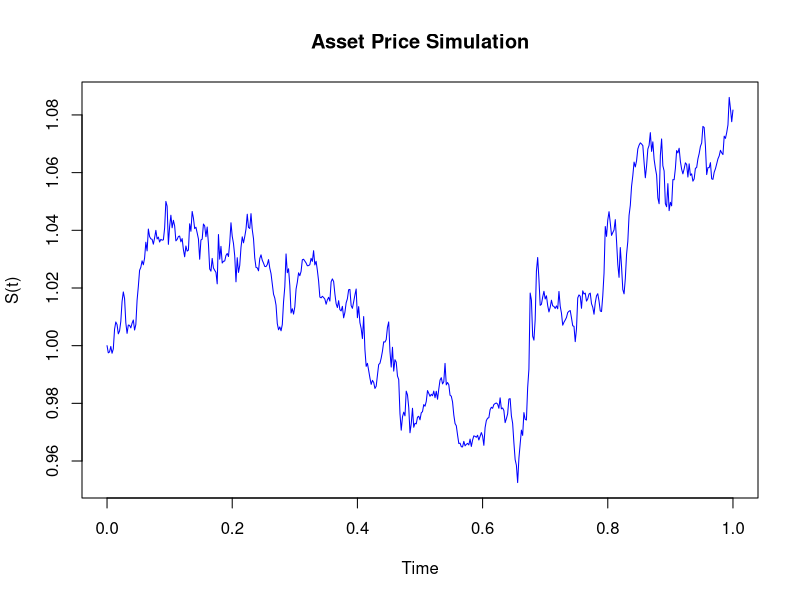

This chart was generated by the following R code: (Note: this script raises an error after producing the figure.)
set.seed(123)

T <- 1
N <- 500
dt <- T / N
t <- seq(0, T, length.out = N + 1)

# True parameters for simulation
true_params <- list(
  beta0 = 0.04,
  beta1 = -0.1,
  beta2 = 0.6,
  theta1 = 0.43,
  theta2 = 0.21,
  lambda10 = 80,
  lambda11 = 10,
  lambda20 = 40,
  lambda21 = 3
)

# Initialize vectors
S <- numeric(N + 1)
R10 <- numeric(N + 1)
R11 <- numeric(N + 1)
R20 <- numeric(N + 1)
R21 <- numeric(N + 1)
sigma_t <- numeric(N)

# Initial values
S[1] <- 1
R10[1] <- -0.10392006
R11[1] <- 0.05214729
R20[1] <- 0.00655017
R21[1] <- 0.01580152

# Simulation
for (i in 1:N) {
  R1t <- (1 - true_params$theta1) * R10[i] + true_params$theta1 * R11[i]
  R2t <- (1 - true_params$theta2) * R20[i] + true_params$theta2 * R21[i]
  sigma_t[i] <- true_params$beta0 + true_params$beta1 * R1t + true_params$beta2 * sqrt(max(R2t, 0))
  dW1 <- rnorm(1, mean = 0, sd = sqrt(dt))
  dW2 <- rnorm(1, mean = 0, sd = sqrt(dt))
  dW3 <- rnorm(1, mean = 0, sd = sqrt(dt))
  S[i + 1] <- S[i] * exp(-0.5 * sigma_t[i]^2 * dt + sigma_t[i] * dW1)
  R10[i + 1] <- R10[i] + true_params$lambda10 * (-R10[i]) * dt + true_params$lambda10 * sigma_t[i] * dW2
  R11[i + 1] <- R11[i] + true_params$lambda11 * (-R11[i]) * dt + true_params$lambda11 * sigma_t[i] * dW3
  R20[i + 1] <- R20[i] + true_params$lambda20 * (sigma_t[i]^2 - R20[i]) * dt
  R21[i + 1] <- R21[i] + true_params$lambda21 * (sigma_t[i]^2 - R21[i]) * dt
}
plot(t, S, type = 'l', col = 'blue', main = 'Asset Price Simulation', xlab = 'Time', ylab = 'S(t)')


R1t <- (1 - true_params$theta1) * R10 + true_params$theta1 * R11
R2t <- (1 - true_params$theta2) * R20 + true_params$theta2 * R21

X <- cbind(S, R1t, R10, R2t, R20)

# Negative log-likelihood function
neg_log_likelihood <- function(params) {
  beta0 <- params[1]
  beta1 <- params[2]
  beta2 <- params[3]
  theta1 <- params[4]
  theta2 <- params[5]
  lambda10 <- params[6]
  lambda11 <- params[7]
  lambda20 <- params[8]
  lambda21 <- params[9]
  ll <- 0
  for (k in 1:N) {
    S_k <- X[k, 1]
    R1tk <- X[k, 2]
    R10k <- X[k, 3]
    R2tk <- X[k, 4]
    R20k <- X[k, 5]
    R11k <- (R1tk - (1 - theta1) * R10k) / theta1
    sqrt_term <- sqrt(pmax(R2tk, 0))
    beta_term <- beta0 + beta1 * R1tk + beta2 * sqrt_term
    Fk <- c(
      0,
      - (1 - theta1) * lambda10 * R10k - theta1 * lambda11 * R11k,
      - lambda10 * R10k
    )
    Sigmak <- matrix(0, nrow = 5, ncol = 5)
    Sigmak[1, 1] <- beta_term * S_k
    Sigmak[2, 2] <- ((1 - theta1) * lambda10 + theta1 * lambda11) * beta_term
    Sigmak[3, 3] <- lambda10 * beta_term
    diff <- X[k + 1, 1:3] - X[k, 1:3] - dt * Fk
    SigmaSigmaT <- dt * Sigmak %*% t(Sigmak)
    epsilon <- 1e-8 
    SigmaSigmaT_reg <- SigmaSigmaT + epsilon * diag(nrow(SigmaSigmaT))
    inv_Sigma <- solve(SigmaSigmaT_reg)
    det_val <- det(SigmaSigmaT_reg)
    ll <- ll + t(diff) %*% inv_Sigma[1:3,1:3] %*% diff + log(det_val)
  }
  return(as.numeric(ll))
}

init_guess <- c(0.02,-0.12,0.55,0.4,0.1,70,5,30,1)
lower_bounds <- c(0.02,-0.12,0.55,0.4,0.1,70,5,30,1)
upper_bounds <- c(0.05,-0.08,0.70,0.5,0.3,100,15,50,4)

fit <- optim(par = init_guess, fn = neg_log_likelihood, method = "L-BFGS-B",
             lower = lower_bounds, upper = upper_bounds)

fit$par
fit$value

neg_log_likelihood <- function(params) {
  beta0 <- params[1]
  beta1 <- params[2]
  beta2 <- params[3]
  theta1 <- 0.43
  theta2 <- 0.21
  lambda10 <- 80
  lambda11 <- 10
  lambda20 <- 40
  lambda21 <- 3
  ll <- 0
  for (k in 1:N) {
    S_k <- X[k, 1]
    R1tk <- X[k, 2]
    R10k <- X[k, 3]
    R2tk <- X[k, 4]
    R20k <- X[k, 5]
    R11k <- (R1tk - (1 - theta1) * R10k) / theta1
    sqrt_term <- sqrt(pmax(R2tk, 0))
    beta_term <- beta0 + beta1 * R1tk + beta2 * sqrt_term
    Fk <- c(
      0,
      - (1 - theta1) * lambda10 * R10k - theta1 * lambda11 * R11k,
      - lambda10 * R10k
    )
    Sigmak <- matrix(0, nrow = 3, ncol = 3)
    Sigmak[1, 1] <- beta_term * S_k
    Sigmak[2, 2] <- ((1 - theta1) * lambda10 + theta1 * lambda11) * beta_term
    Sigmak[3, 3] <- lambda10 * beta_term
    diff <- X[k + 1, 1:3] - X[k, 1:3] - dt * Fk
    SigmaSigmaT <- dt * Sigmak %*% t(Sigmak)
    inv_Sigma <- solve(SigmaSigmaT)
    det_val <- det(SigmaSigmaT)
    ll <- ll + t(diff) %*% inv_Sigma[1:3,1:3] %*% diff + log(det_val)
  }
  return(as.numeric(ll))
}

neg_log_likelihood(true_params$beta2)
neg_log_likelihood_vec<-Vectorize(neg_log_likelihood)
beta0_test<-seq(0.55,0.65,by=0.001)
plot(beta0_test,neg_log_likelihood_vec(beta0_test))

neg_log_likelihood_vec(beta0_test)


init_guess <- c(0.03,-0.08,0.55)
lower_bounds <- c(0.03,-0.12,0.55)
upper_bounds <- c(0.05,-0.08,0.70)

fit <- optim(par = init_guess, fn = neg_log_likelihood, method = "L-BFGS-B",
             lower = lower_bounds, upper = upper_bounds)

fit$par
fit$value


n_simulations <- 500
beta0_estimates <- numeric(n_simulations)

# Simulation and estimation function
for (sim in 1:n_simulations) {
  S <- numeric(N + 1)
  R10 <- numeric(N + 1)
  R11 <- numeric(N + 1)
  R20 <- numeric(N + 1)
  R21 <- numeric(N + 1)
  sigma_t <- numeric(N)
  
  S[1] <- 1
  R10[1] <- -0.10392006
  R11[1] <- 0.05214729
  R20[1] <- 0.00655017
  R21[1] <- 0.01580152
  
  for (i in 1:N) {
    R1t <- (1 - true_params$theta1) * R10[i] + true_params$theta1 * R11[i]
    R2t <- (1 - true_params$theta2) * R20[i] + true_params$theta2 * R21[i]
    sigma_t[i] <- true_params$beta0 + true_params$beta1 * R1t + true_params$beta2 * sqrt(pmax(R2t, 0))
    dW1 <- rnorm(1, mean = 0, sd = sqrt(dt))
    dW2 <- rnorm(1, mean = 0, sd = sqrt(dt))
    dW3 <- rnorm(1, mean = 0, sd = sqrt(dt))
    S[i + 1] <- S[i] * exp(-0.5 * sigma_t[i]^2 * dt + sigma_t[i] * dW1)
    R10[i + 1] <- R10[i] + true_params$lambda10 * (-R10[i]) * dt + true_params$lambda10 * sigma_t[i] * dW2
    R11[i + 1] <- R11[i] + true_params$lambda11 * (-R11[i]) * dt + true_params$lambda11 * sigma_t[i] * dW3
    R20[i + 1] <- R20[i] + true_params$lambda20 * (sigma_t[i]^2 - R20[i]) * dt
    R21[i + 1] <- R21[i] + true_params$lambda21 * (sigma_t[i]^2 - R21[i]) * dt
  }
  
  R1t <- (1 - true_params$theta1) * R10 + true_params$theta1 * R11
  R2t <- (1 - true_params$theta2) * R20 + true_params$theta2 * R21
  X <- cbind(S, R1t, R10, R2t, R20)
  
  init_guess <- c(0.03)
  lower_bounds <- c(0.03)
  upper_bounds <- c(0.05)
  
  fit <- optim(par = init_guess, fn = neg_log_likelihood, method = "L-BFGS-B",
               lower = lower_bounds, upper = upper_bounds)
  
  beta0_estimates[sim] <- fit$par
  if (sim %% 50 == 0) cat("Iteration", i, "done\n")
}

# Mean and 95% confidence interval
mean_estimate <- mean(beta0_estimates)
ci_lower <- quantile(beta0_estimates, 0.025)
ci_upper <- quantile(beta0_estimates, 0.975)

cat("Mean Estimate of beta0:", mean_estimate, "\n")
cat("95% Confidence Interval: [", ci_lower, ",", ci_upper, "]\n")

# Plot histogram
hist(beta0_estimates, breaks = 40, col = "lightblue", probability = TRUE,
     main = expression(paste("Histogram of ", hat(beta)[0], " Estimates")),
     xlab = expression(hat(beta)[0]), xlim = c(0.03, 0.05))
lines(density(beta0_estimates), col = "red", lwd = 2)
abline(v = true_params$beta0, col = "red", lwd = 2, lty = 2)
abline(v = ci_lower, col = "darkgreen", lwd = 2, lty = 3)
abline(v = ci_upper, col = "darkgreen", lwd = 2, lty = 3)
legend("topright", legend = c("True Value", "95% CI"), col = c("red", "darkgreen"),
       lty = c(2, 3), lwd = 2)

hist(beta0_estimates, breaks = 50, probability = TRUE,
     main = expression(paste("Histogram of ", hat(beta)[0], " Estimates")),
     xlab = "S(T)", col = "lightblue", border = "white")
lines(density(beta0_estimates), col = "red", lwd = 2)


abline(v = mean_estimate, col = "blue", lwd = 2, lty = 2)
abline(v = ci_lower, col = "darkgreen", lwd = 2, lty = 3)
abline(v = ci_upper, col = "darkgreen", lwd = 2, lty = 3)
abline(v = true_params$beta0, col = "darkred", lwd = 2, lty = 2)


legend("topleft", legend = c("Density", "Mean", "95% CI", "True value"),
       col = c("red", "blue", "darkgreen", "darkred"), lty = c(1, 2, 3, 2), lwd = 2)
